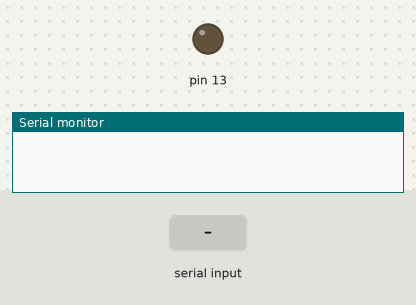
Recording of a sketch running on a simulated Arduino Uno, built with avr-gcc and run on an emulated ATmega328P. Shown: output pins drawn as LEDs (lit = HIGH), the last lines printed to the serial monitor. The inputs (shaded band) are chosen by the test bench.

Above: at 1.2 s.
1.3 s: byte 30 received over Serial
At 2.0 s:
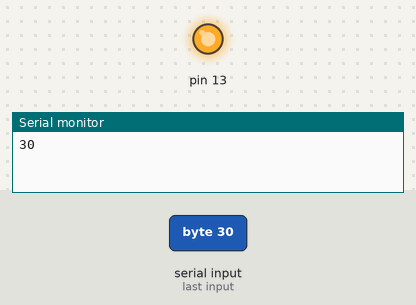
Timing chart, 0 to 4.3 s (numbered marks = the images above; inputs shaded):
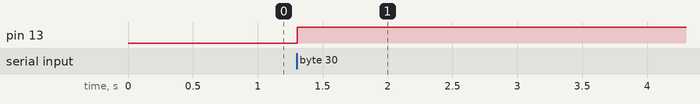

The sketch:

rf_transciever_button_led.ino
```cpp
#include <SoftwareSerial.h>

//Use only one of these at a time when you upload the file.
//#define TRANSMITTER
#define RECEIVER

SoftwareSerial mySerial(0, 1); // RX, TX

#ifdef TRANSMITTER
  int status;

  void setup() {
    Serial.begin(2400);
    status = 0;
  }

  void loop() {
    //send to transmitter
    Serial.write(status);
    Serial.println(status);
    //change state for next loop
    if (status == 1) {
      status = 2;
    } else {
      status = 1;
    }
    delay(5000);
  }
#endif //TRANSMITTER

#ifdef RECEIVER
  int incomingStatus = 0;

  void setup() {
    Serial.begin(2400);
    pinMode(13, OUTPUT);
  }

  void loop() {
    //read in values
    if (Serial.available() > 0) {
      incomingStatus = Serial.read();
      //if something has been sent flash led pin 13
      if (incomingStatus > 0) {
        digitalWrite(13, HIGH);
      } else {
        digitalWrite(13, LOW);
      }
      Serial.println(incomingStatus);
    }
    incomingStatus = 0;
  }
#endif //RECEIVER
```

Measured:
- after the input at 1.3 s, pin 13: LOW → HIGH at once
